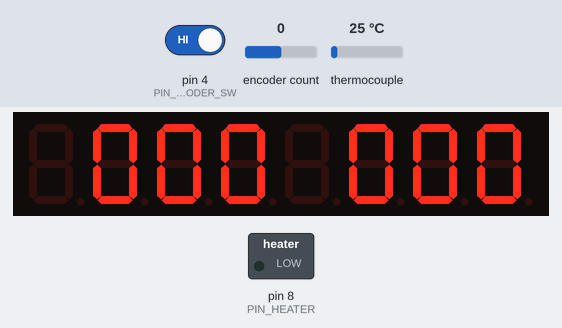
Recording of a program running on a simulated Arduino Nano, built with avr-gcc and run on an emulated ATmega328P. Parts: 8-digit seven-segment display, switched loads named in the program (green lamp = pin HIGH). Dashed ring = blinking. The test bench sets the inputs (shaded band); at power-on: encoder count 0, pin 4 (PIN_ENCODER_SW) HIGH, thermocouple 25 °C.

Above: at 1.2 s.
1.3 s: encoder count set to 1
At 1.75 s:
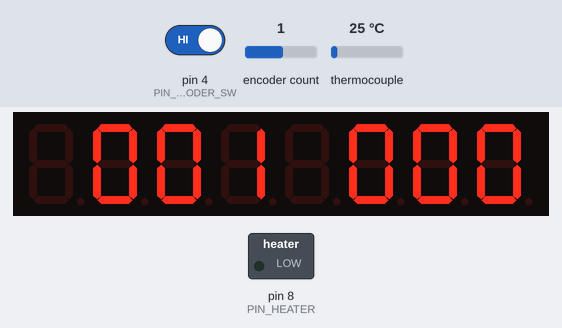
2.8 s: pin 4 (PIN_ENCODER_SW) driven LOW
At 3.29 s:
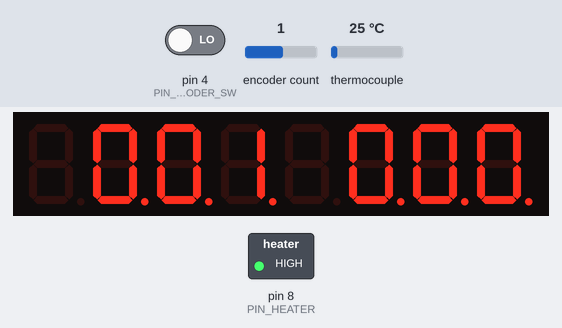
5.6 s: thermocouple set to 6 °C
At 6.11 s:
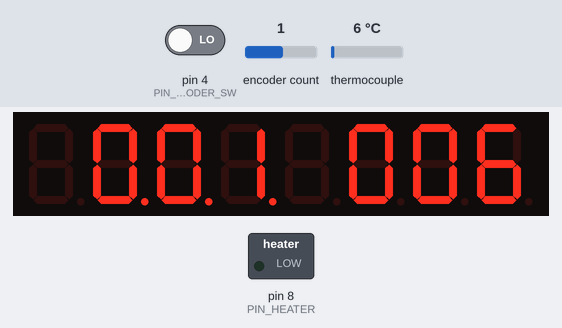
7.5 s: encoder count set to 2
At 7.91 s:
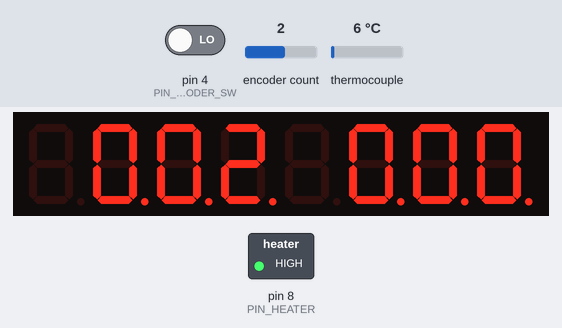
9.0 s: thermocouple set to 75 °C
At 9.19 s:
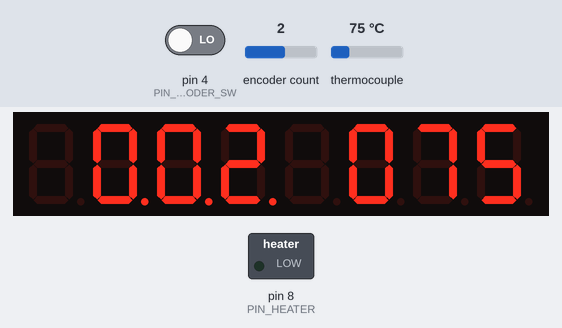
10.6 s: encoder count set to 3
At 10.99 s:
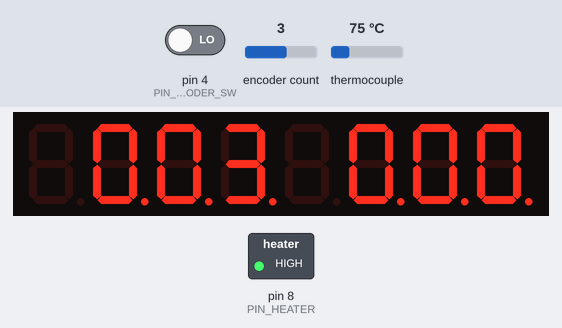
Timing chart, 0 to 13.1 s (numbered marks = the images above; inputs shaded):
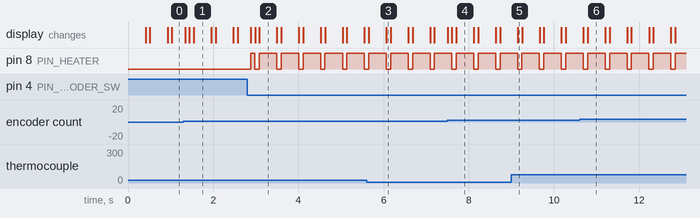

Measured:
- after the input at 1.3 s, the display: changes at once (image 1)
- after the input at 2.8 s, pin 8 (PIN_HEATER): LOW → HIGH after 0.08 s, then repeats every 0.51 s: LOW 0.10 s, HIGH 0.41 s; the display: changes after 0.08 s (image 2)
- after the input at 5.6 s, the display: first differs from a run without the input after 0.47 s (image 3)
- after the input at 7.5 s, the display: changes at once (image 4)
- after the input at 9.0 s, the display: changes after 0.15 s (image 5)
- after the input at 10.6 s, the display: first changes after 0.09 s (image 6 shows a later state)
- what the display in image 1 shows lasts 0.5 s, from 1.5 s to 2.0 s

The program:

main.cpp
```cpp
#include <Arduino.h>


/*

Pins

2,3 Encoder
4 Encoder Switch
5,6,7 Thermometer
8 Heaterpin
9,10,11 Display

*/

#define PIN_ENCODER_CLK 2
#define PIN_ENCODER_DT 3
#define PIN_ENCODER_SW 4

#define PIN_THERMOCOUPLE_DO 5
#define PIN_THERMOCOUPLE_CS 6
#define PIN_THERMOCOUPLE_CLK 7

#define PIN_HEATER 8

#define PIN_LED_DIN 9
#define PIN_LED_CS 10
#define PIN_LED_CLK 11


// create the encoder object
#include <Encoder.h>
Encoder obj_encoder( PIN_ENCODER_CLK , PIN_ENCODER_DT );


// create the led display object
#include "LedControl.h"
LedControl obj_leddisplay = LedControl( PIN_LED_DIN , PIN_LED_CLK , PIN_LED_CS , 1 );


// create the thermocouple object
#include "max6675.h"
MAX6675 obj_thermocouple( PIN_THERMOCOUPLE_CLK , PIN_THERMOCOUPLE_CS , PIN_THERMOCOUPLE_DO );


// some global variables

// the switch debounce value
uint8_t oldinput = 1;

// is the heater enabled?
uint8_t heatertoggle = 0;

// sgould the heater be turned on right now?
uint8_t heaterstate = 0;


void setup() {
  // put your setup code here, to run once:
  Serial.begin(9600);

  // encoder pins
  pinMode( PIN_ENCODER_SW , INPUT_PULLUP );
  pinMode( PIN_ENCODER_CLK , INPUT );
  pinMode( PIN_ENCODER_DT , INPUT );

  // heater pin
  pinMode( PIN_HEATER , OUTPUT );
  digitalWrite( PIN_HEATER , LOW );

  // displau
  obj_leddisplay.shutdown( 0 , false );
  obj_leddisplay.setIntensity( 0 , 1 );
  obj_leddisplay.clearDisplay(0);

}


uint8_t updatecount = 0;


void loop() {
  // put your main code here, to run repeatedly:


  // get current temperature
  uint16_t current_temp;
  updatecount++;
  if ( updatecount == 5 ) { updatecount = 0; }
  if ( updatecount == 0 ) {
    current_temp = obj_thermocouple.readCelsius();
  }

  // get current target temperature
  if ( obj_encoder.read() < 0 ) {
    obj_encoder.write(0);
  }
  uint16_t target_temp = obj_encoder.read() / 4;


  // check switch
  uint8_t newinput = digitalRead( PIN_ENCODER_SW );

  if ( ( newinput == 0 ) && ( oldinput == 1 ) ) {
    // switch has been pressed!
    heatertoggle = heatertoggle ? 0 : 1;
  }

  oldinput = newinput;


    // check for heater status
  if ( ( current_temp < target_temp ) && ( heatertoggle ) ) {
    digitalWrite( PIN_HEATER , HIGH );
    heaterstate = 1;
  }
  else {
    digitalWrite( PIN_HEATER , LOW );
    heaterstate = 0;
  }

  // update display
  uint16_t temptemp;
  //actual temp
  temptemp = current_temp;
  obj_leddisplay.setDigit( 0 , 2 , temptemp / 100 , heaterstate );
  temptemp -= (temptemp/100)*100;
  obj_leddisplay.setDigit( 0 , 1 , temptemp / 10 , heaterstate );
  temptemp -= (temptemp/10)*10;
  obj_leddisplay.setDigit( 0 , 0 , temptemp , heaterstate );
  // targettemp
  temptemp = target_temp;
  obj_leddisplay.setDigit( 0 , 6 , temptemp / 100 , heatertoggle );
  temptemp -= (temptemp/100)*100;
  obj_leddisplay.setDigit( 0 , 5 , temptemp / 10 , heatertoggle );
  temptemp -= (temptemp/10)*10;
  obj_leddisplay.setDigit( 0 , 4 , temptemp , heatertoggle );


  delay( 100 );


}
```
